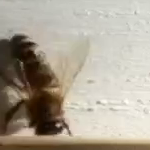
#> input picture hw10/img/1b_bee_01.png, 150 x 150 px
$ python cs3430_s19_hw10.py
#> lines starting #> are read from the running program, lines starting #| are printed output that depends on the picture; after the words box and inside, x2 and y2 are one past the last pixel; in counts of white or black regions, pixels touching at a corner belong together
#!/usr/bin/python

import math
from PIL import Image
# import Image


#######################################################
# module: cs3430_s19_hw10.py
# Mark Allred
# A01647260
########################################################

##################### Problem 1 (4 points) ####################
WHITE = 255 # Edge Pixel
BLACK = 0   # Non-edge Pixel

## a function to convert an rgb 3-tuple to a grayscale value.
def luminosity(rgb, rcoeff=0.2126, gcoeff=0.7152, bcoeff=0.0722):
    return rcoeff*rgb[0]+gcoeff*rgb[1]+bcoeff*rgb[2]

def save_gd_edges(input_fp, output_fp, magn_thresh=20):
#> called with input_fp = 'img/1b_bee_01.png', output_fp = 'img/1b_bee_01_ed.png', magn_thresh = 20
    input_image  = Image.open(input_fp)
#> input_image is the input picture: PIL image 150x150 RGB; mean R, G, B 171.8, 163.3, 148.7
    output_image = gd_detect_edges(input_image, magn_thresh=magn_thresh)
    output_image.save(output_fp)
    del input_image
    del output_image

def gd_detect_edges(rgb_img, magn_thresh=20):
    """Return image array with edge pixels in white and non-edge pixels in black based on the magnitude threshold."""
#> called with magn_thresh = 20

    img_edges = Image.new("L", rgb_img.size, color=BLACK)
#> img_edges: PIL image 150x150 L; every value is 0

    # Iterate over the pixels in the image ignoring borders
    for row in range(1, rgb_img.size[0] - 1):
        for col in range(1, rgb_img.size[1] - 1):

            # Calculate change in luminosity from above to below and left to right of the pixel.
            dy = luminosity(rgb=rgb_img.getpixel((row - 1, col))) - luminosity(rgb=rgb_img.getpixel((row + 1, col)))
            dx = luminosity(rgb=rgb_img.getpixel((row, col - 1))) - luminosity(rgb=rgb_img.getpixel((row, col + 1)))

            # Determine if the gradient (change in luminosity) is above the edge threshold.
            if pixel_gradient(dy, dx) >= magn_thresh:
                img_edges.putpixel((row, col), WHITE)
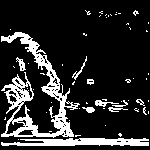
#> img_edges: PIL image 150x150 L; 16.4% white; 57 white regions (47 under 20 px), largest, box (x1, y1, x2, y2) and area: (1, 32, 80, 138) 2264, (1, 138, 149, 146) 875, (95, 100, 119, 107) 69

    return img_edges

def pixel_gradient(dy, dx):
    """Returns gradient for the given pixel mask's change in luminosity."""

    return math.sqrt((dy ** 2) + (dx ** 2))

###################### Problem 2 (1 point) #####################

# [99 lines left out: functions cosine_sim, test_cosine_sim, euclid_sim, test_euclid_sim, jaccard_sim, test_jaccard_sim and 1 more, not called in this run]


def test_01():
    save_gd_edges('img/1b_bee_01.png', 'img/1b_bee_01_ed.png', magn_thresh=20)
    save_gd_edges('img/1b_bee_10.png', 'img/1b_bee_10_ed.png', magn_thresh=20)
#> call 2 of save_gd_edges, with input_fp = 'img/1b_bee_10.png', output_fp = 'img/1b_bee_10_ed.png', magn_thresh = 20
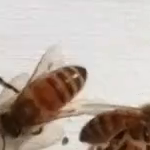
#> input picture hw10/img/1b_bee_10.png, 150 x 150 px
#> in save_gd_edges, input_image is the input picture: PIL image 150x150 RGB; mean R, G, B 182.8, 169.4, 160.1
#> call 2 of gd_detect_edges, with magn_thresh = 20
#> after the loop in gd_detect_edges (call 2), `for row in range(1, rgb_img.size[0] - 1):`:
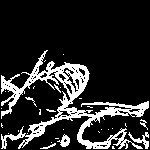
#> img_edges: PIL image 150x150 L; 16.4% white; 30 white regions (24 under 20 px), largest, box (x1, y1, x2, y2) and area: (1, 50, 149, 149) 3299, (128, 132, 149, 149) 115, (57, 134, 70, 147) 86, (40, 143, 56, 149) 31, (140, 119, 148, 130) 29, (25, 97, 37, 107) 26
    save_gd_edges('img/2b_nb_10.png', 'img/2b_nb_10_ed.png', magn_thresh=20)
#> call 3 of save_gd_edges, with input_fp = 'img/2b_nb_10.png', output_fp = 'img/2b_nb_10_ed.png', magn_thresh = 20
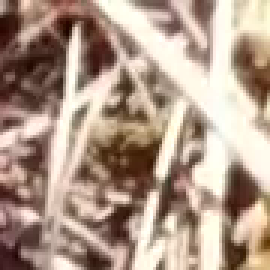
#> input picture hw10/img/2b_nb_10.png, 90 x 90 px (shown 3 times larger)
#> in save_gd_edges, input_image is the input picture: PIL image 90x90 RGB; mean R, G, B 175.4, 153.3, 137.5
#> call 3 of gd_detect_edges, with magn_thresh = 20
#> in gd_detect_edges (call 3), `img_edges = Image.new("L", rgb_img.size, color=BLACK)`: img_edges: PIL image 90x90 L; every value is 0
#> after the loop in gd_detect_edges (call 3), `for row in range(1, rgb_img.size[0] - 1):`:
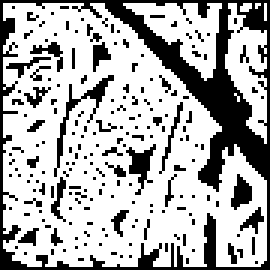
#> img_edges: PIL image 90x90 L (shown 3 times larger); 69.5% white; 194 black regions (181 under 20 px), largest, box (x1, y1, x2, y2) and area: (0, 0, 90, 90) 1519, (18, 25, 38, 59) 96, (42, 48, 52, 65) 70
    save_gd_edges('img/2b_nb_21.png', 'img/2b_nb_21_ed.png', magn_thresh=20)
    save_gd_edges('img/elephant.jpg', 'img/elephant_ed.jpg', magn_thresh=20)
    save_gd_edges('img/output11885.jpg', 'img/output11885_ed.jpg', magn_thresh=20)
    save_gd_edges('img/2b_nb_09.png', 'img/2b_nb_09_ed.png', magn_thresh=20)
    save_gd_edges('img/output11884.jpg', 'img/output11884_ed.jpg', magn_thresh=20)


## testing the PIL/PILLOW installation
# [23 lines left out: functions test_02, test_03, test_04, test_05, not called in this run]


if __name__ == '__main__':
    print("Test 1: ")
#> (the run stopped early here; a loop or call above may not have finished)
